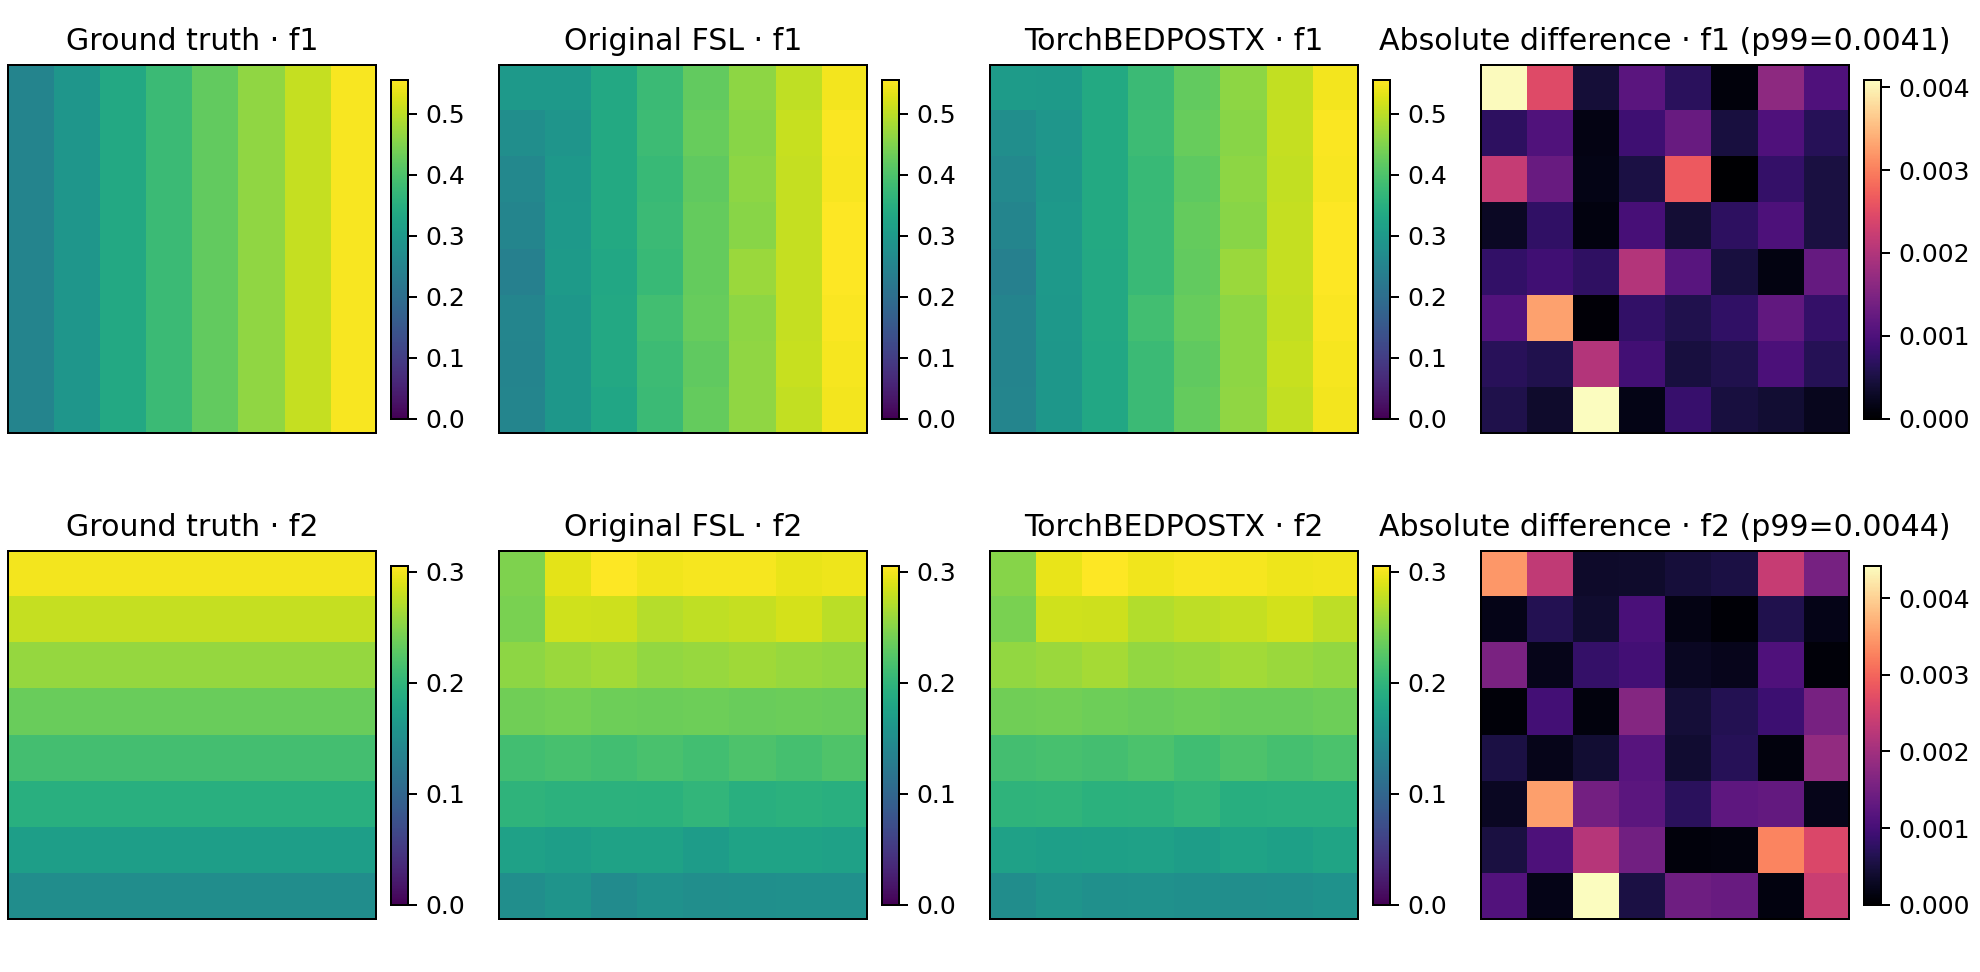

Reproduce this figure in Python.
"""Generate shareable synthetic DWI and plot FSL/TorchBEDPOSTX posterior maps.

Usage: python synthetic_example.py OUTPUT_DIR [--plot]
Run the two fitters between the generation and --plot calls; see README.md.
"""

import argparse
from pathlib import Path

import nibabel as nib
import numpy as np


def generate(root):
    subject = root / "subject"
    subject.mkdir(parents=True, exist_ok=True)
    rng = np.random.default_rng(20260927)
    index = np.arange(100, dtype=np.float64)
    z = 1 - 2 * (index + 0.5) / 100
    azimuth = index * np.pi * (3 - np.sqrt(5))
    radial = np.sqrt(1 - z * z)
    vectors = np.column_stack((radial * np.cos(azimuth),
                               radial * np.sin(azimuth), z))
    bvecs = np.vstack((np.zeros((5, 3)), vectors))
    bvals = np.array([0] * 5 + [1000] * 50 + [2000] * 50)
    x, y = np.indices((8, 8))
    f1 = 0.25 + 0.30 * x / 7
    f2 = 0.15 + 0.15 * y / 7
    d, d_std, s0 = 0.0015, 0.0004, 100.0
    exponent = -(d / d_std) ** 2
    scale = bvals * d_std**2 / d
    ball = (1 + scale) ** exponent
    stick1 = (1 + scale * bvecs[:, 0] ** 2) ** exponent
    stick2 = (1 + scale * bvecs[:, 1] ** 2) ** exponent
    signal = s0 * ((1 - f1[..., None] - f2[..., None]) * ball
                   + f1[..., None] * stick1 + f2[..., None] * stick2)
    signal = np.clip(signal + rng.normal(0, 1.0, signal.shape), 0.1, None)
    affine = np.diag([2.0, 2.0, 2.0, 1.0])
    nib.save(nib.Nifti1Image(signal[:, :, None].astype(np.float32), affine),
             str(subject / "data.nii.gz"))
    nib.save(nib.Nifti1Image(np.ones((8, 8, 1), np.uint8), affine),
             str(subject / "nodif_brain_mask.nii.gz"))
    np.savetxt(subject / "bvals", bvals[None], fmt="%d")
    np.savetxt(subject / "bvecs", bvecs.T, fmt="%.8f")
    np.savez(root / "ground_truth.npz", f1=f1, f2=f2)


def plot(root):
    import matplotlib
    matplotlib.use("Agg")
    import matplotlib.pyplot as plt

    truth = np.load(root / "ground_truth.npz")
    original = root / "fsl_cpu"
    replica = root / "fnit_gpu"
    fig, axes = plt.subplots(2, 4, figsize=(11, 5.4), constrained_layout=True)
    for row, fibre in enumerate((1, 2)):
        reference = truth[f"f{fibre}"]
        fsl = np.squeeze(nib.load(str(original / f"mean_f{fibre}samples.nii.gz")).get_fdata())
        torch = np.squeeze(nib.load(str(replica / f"mean_f{fibre}samples.nii.gz")).get_fdata())
        images = (reference, fsl, torch, np.abs(fsl - torch))
        for col, (image, title) in enumerate(zip(images,
                                                  ("Ground truth", "Original FSL",
                                                   "TorchBEDPOSTX", "Absolute difference"))):
            ax = axes[row, col]
            vmax = (max(reference.max(), fsl.max(), torch.max()) if col < 3
                    else max(float(np.percentile(np.abs(fsl - torch), 99)), 1e-6))
            im = ax.imshow(image.T, origin="lower", vmin=0, vmax=vmax,
                           cmap="viridis" if col < 3 else "magma")
            label = f"{title} · f{fibre}"
            if col == 3:
                label += f" (p99={vmax:.4f})"
            ax.set_title(label)
            ax.set_xticks([])
            ax.set_yticks([])
            fig.colorbar(im, ax=ax, fraction=0.046, pad=0.04)
    fig.savefig(root / "synthetic_example.png", dpi=180)
    plt.close(fig)


if __name__ == "__main__":
    parser = argparse.ArgumentParser(description=__doc__)
    parser.add_argument("output_dir", type=Path)
    parser.add_argument("--plot", action="store_true")
    args = parser.parse_args()
    if args.plot:
        plot(args.output_dir)
    else:
        generate(args.output_dir)
